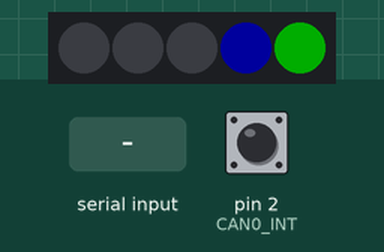
Simulated run of this sketch. Board: Arduino Uno, built with avr-gcc and run on an emulated ATmega328P. Shown: 5 RGB LEDs in strip order, left to right. The inputs (shaded band) are chosen by the test bench; at power-on: pin 2 (CAN0_INT) HIGH. Dim RGB values are drawn brighter than linear; what the sketch prints to the serial monitor is not drawn.

Above: at 1.2 s.
1.3 s: "SET_STATUS_LED:\n" received over Serial
At 1.8 s:
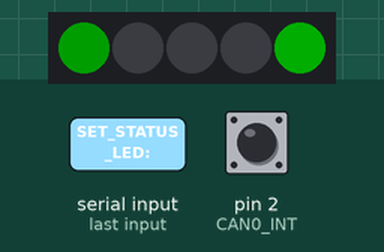
4.3 s: "CAN_TX::45\n" received over Serial
5.8 s: pin 2 (CAN0_INT) driven LOW
At 6.4 s:
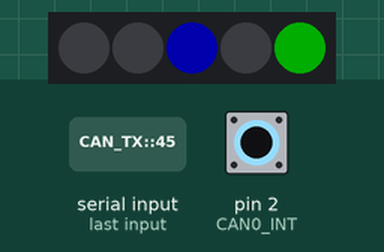
7.5 s: "CAN_TX::45\n" received over Serial
Timing chart, 0 to 8.1 s (numbered marks = the images above; inputs shaded):
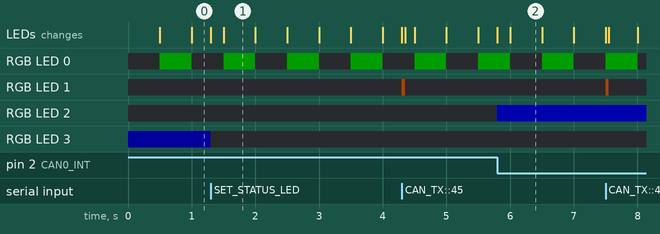

The sketch:

CanController.ino
```cpp
/*
 * Teensy 3.2 Firmware - CAN Bus (MCP2515) & WS2812B NeoPixel Controller
 *
 * Hardware Pin Mapping (from table):
 *   - MCP2515 CS   : Pin 10
 *   - MCP2515 SCK  : Pin 13
 *   - MCP2515 SI   : Pin 11
 *   - MCP2515 SO   : Pin 12
 *   - MCP2515 INT  : Pin 2
 *   - WS2812 DIN   : Pin 14 (A0)
 *
 * WS2812 LED Sequence:
 *   LED 0: Heartbeat
 *   LED 1: TX Flash
 *   LED 2: RX Flash
 *   LED 3: Status / GUI Control
 *   LED 4: Power On Indicator
 */

#include <Arduino.h>
#include <SPI.h>
#include <mcp_can.h>
#include <Adafruit_NeoPixel.h>

// --- Corrected Pin Definitions ---
#define NEOPIXEL_PIN     14    // WS2812 Chain DIN (Pin 14 / A0)
#define NUM_LEDS         5

#define CAN0_CS          10    // MCP2515 CS
#define CAN0_INT         2     // MCP2515 INT (Pin 2)

// --- LED Index Mapping ---
#define LED_HEARTBEAT    0
#define LED_TX           1
#define LED_RX           2
#define LED_STATUS       3
#define LED_POWER        4

// --- Objects ---
Adafruit_NeoPixel strip(NUM_LEDS, NEOPIXEL_PIN, NEO_GRB + NEO_KHZ800);
MCP_CAN CAN0(CAN0_CS);

// --- Global Variables ---
String inputString = "";
bool stringComplete = false;

unsigned long lastHeartbeat = 0;
bool heartbeatState = false;

unsigned long txLedTimer = 0;
unsigned long rxLedTimer = 0;

void processCommand(String command);
void updateLeds();

void setup() {
  Serial.begin(115200);
  inputString.reserve(200);

  // Initialize WS2812B NeoPixels on Pin 14
  strip.begin();
  strip.setBrightness(50); // Brightness 0 - 255

  // Initial LED States
  strip.setPixelColor(LED_POWER, strip.Color(0, 255, 0));  // Power: Solid Green
  strip.setPixelColor(LED_STATUS, strip.Color(0, 0, 150)); // Status: Blue
  strip.setPixelColor(LED_TX, strip.Color(0, 0, 0));       // Off
  strip.setPixelColor(LED_RX, strip.Color(0, 0, 0));       // Off
  strip.show();

  // Configure MCP2515 Interrupt Pin
  pinMode(CAN0_INT, INPUT);

  // Initialize MCP2515 (CS on Pin 10, 16MHz Crystal, 500kbps)
  if (CAN0.begin(MCP_ANY, CAN_500KBPS, MCP_16MHZ) == CAN_OK) {
    CAN0.setMode(MCP_NORMAL);
    Serial.println("SYS:CAN_INIT_OK");
  } else {
    Serial.println("SYS:CAN_INIT_FAIL");
    strip.setPixelColor(LED_STATUS, strip.Color(255, 0, 0)); // Status LED Red on error
    strip.show();
  }
}

void loop() {
  // 1. Heartbeat LED Pulse (LED 0) every 500ms
  if (millis() - lastHeartbeat >= 500) {
    lastHeartbeat = millis();
    heartbeatState = !heartbeatState;
    strip.setPixelColor(LED_HEARTBEAT, heartbeatState ? strip.Color(0, 150, 0) : strip.Color(0, 0, 0));
    strip.show();
  }

  // 2. Read Incoming CAN Frame on Pin 2 Interrupt
  if (!digitalRead(CAN0_INT)) {
    long unsigned int rxId;
    unsigned char len = 0;
    unsigned char rxBuf[8];

    CAN0.readMsgBuf(&rxId, &len, rxBuf);

    // RX LED Flash (LED 2)
    strip.setPixelColor(LED_RX, strip.Color(0, 0, 255)); // Blue flash
    strip.show();
    rxLedTimer = millis();

    // Output over USB Serial
    Serial.print("CAN_RX:");
    Serial.print(rxId, HEX);
    Serial.print(":");
    for (byte i = 0; i < len; i++) {
      if (rxBuf[i] < 0x10) Serial.print("0");
      Serial.print(rxBuf[i], HEX);
    }
    Serial.println();
  }

  // 3. Read Incoming USB Serial Buffer
  while (Serial.available()) {
    char inChar = (char)Serial.read();
    if (inChar == '\n' || inChar == '\r') {
      if (inputString.length() > 0) stringComplete = true;
    } else {
      inputString += inChar;
    }
  }

  if (stringComplete) {
    inputString.trim();
    processCommand(inputString);
    inputString = "";
    stringComplete = false;
  }

  // 4. Auto Clear Temporary TX / RX LED Flashes
  updateLeds();
}

void processCommand(String command) {
  if (command == "PING") {
    Serial.println("PONG");
  }
  // CAN TX Command (e.g., CAN_TX:123:11223344)
  else if (command.startsWith("CAN_TX:")) {
    int firstColon = command.indexOf(':');
    int secondColon = command.indexOf(':', firstColon + 1);

    if (secondColon != -1) {
      String idStr = command.substring(firstColon + 1, secondColon);
      String dataStr = command.substring(secondColon + 1);

      unsigned long canId = strtoul(idStr.c_str(), NULL, 16);
      byte len = dataStr.length() / 2;
      byte txBuf[8];

      for (byte i = 0; i < len && i < 8; i++) {
        String byteStr = dataStr.substring(i * 2, (i * 2) + 2);
        txBuf[i] = (byte)strtoul(byteStr.c_str(), NULL, 16);
      }

      byte sndStat = CAN0.sendMsgBuf(canId, 0, len, txBuf);
      if (sndStat == CAN_OK) {
        Serial.println("ACK:CAN_TX:OK");
        // TX LED Flash (LED 1)
        strip.setPixelColor(LED_TX, strip.Color(255, 100, 0)); // Orange flash
        strip.show();
        txLedTimer = millis();
      } else {
        Serial.println("ERR:CAN_TX_FAIL");
      }
    }
  }
  // RGB Control for LED 3 (Status LED): SET_STATUS_LED:<R>:<G>:<B>
  else if (command.startsWith("SET_STATUS_LED:")) {
    int p1 = command.indexOf(':');
    int p2 = command.indexOf(':', p1 + 1);
    int p3 = command.indexOf(':', p2 + 1);

    if (p3 != -1) {
      byte r = command.substring(p1 + 1, p2).toInt();
      byte g = command.substring(p2 + 1, p3).toInt();
      byte b = command.substring(p3 + 1).toInt();

      strip.setPixelColor(LED_STATUS, strip.Color(r, g, b));
      strip.show();
      Serial.println("ACK:STATUS_LED_UPDATED");
    }
  }
  else {
    Serial.print("ERR:UNKNOWN_CMD:");
    Serial.println(command);
  }
}

void updateLeds() {
  // Clear TX LED after 50ms
  if (txLedTimer > 0 && (millis() - txLedTimer > 50)) {
    strip.setPixelColor(LED_TX, strip.Color(0, 0, 0));
    strip.show();
    txLedTimer = 0;
  }
  // Clear RX LED after 50ms
  if (rxLedTimer > 0 && (millis() - rxLedTimer > 50)) {
    strip.setPixelColor(LED_RX, strip.Color(0, 0, 0));
    strip.show();
    rxLedTimer = 0;
  }
}
```

Measured:
- after the input at 1.3 s, the LEDs: first change at once (image 1 shows a later state)
- after the input at 5.8 s, the LEDs: first change at once (image 2 shows a later state)
- what the display in image 1 shows lasts 0.5 s, from 1.5 s to 2.0 s
